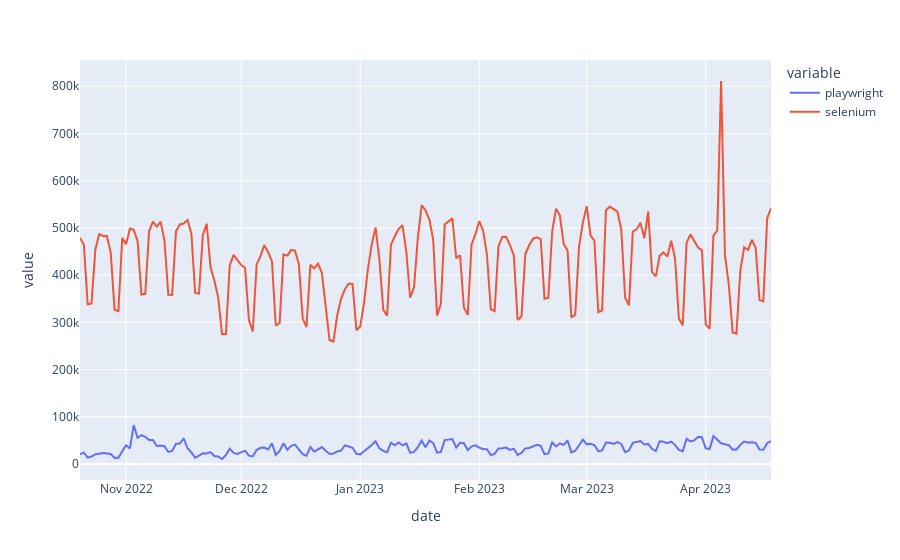

The cell this chart's notebook holds for it:
### Code cell
combined_pkgs(['playwright', 'selenium']).plot()

### Figure 1 — Plotly figure (JSON) as saved in the notebook; plotly's stock layout.template omitted (floating-point values rounded to 4 significant figures; data arrays with more than 128 entries replaced by an {"elided": "..."} marker saying what was removed)
{"data": [{"hovertemplate": "variable=playwright<br>date=%{x}<br>value=%{y}<extra></extra>", "legendgroup": "playwright", "line": {"color": "#636efa", "dash": "solid"}, "marker": {"symbol": "circle"}, "mode": "lines", "name": "playwright", "orientation": "v", "showlegend": true, "type": "scatter", "x": {"elided": "180 str values"}, "xaxis": "x", "y": {"elided": "180 int values"}, "yaxis": "y"}, {"hovertemplate": "variable=selenium<br>date=%{x}<br>value=%{y}<extra></extra>", "legendgroup": "selenium", "line": {"color": "#EF553B", "dash": "solid"}, "marker": {"symbol": "circle"}, "mode": "lines", "name": "selenium", "orientation": "v", "showlegend": true, "type": "scatter", "x": {"elided": "180 str values"}, "xaxis": "x", "y": {"elided": "180 int values"}, "yaxis": "y"}], "layout": {"legend": {"title": {"text": "variable"}, "tracegroupgap": 0}, "margin": {"t": 60}, "xaxis": {"anchor": "y", "domain": [0, 1], "title": {"text": "date"}}, "yaxis": {"anchor": "x", "domain": [0, 1], "title": {"text": "value"}}}}
